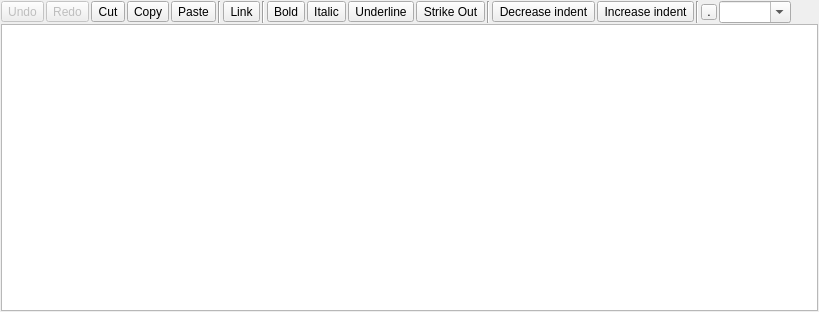
<?xml version="1.0" encoding="UTF-8"?> <ui version="4.0">
 <class>MRichTextEdit</class>
 <widget class="QWidget" name="MRichTextEdit">
  <property name="geometry">
   <rect>
    <x>0</x>
    <y>0</y>
    <width>819</width>
    <height>312</height>
   </rect>
  </property>
  <property name="windowTitle">
   <string notr="true"/>
  </property>
  <layout class="QVBoxLayout" name="verticalLayout">
   <property name="spacing">
    <number>1</number>
   </property>
   <property name="leftMargin">
    <number>1</number>
   </property>
   <property name="topMargin">
    <number>1</number>
   </property>
   <property name="rightMargin">
    <number>1</number>
   </property>
   <property name="bottomMargin">
    <number>1</number>
   </property>
   <item>
    <widget class="QWidget" name="f_toolbar" native="true">
     <layout class="QHBoxLayout" name="horizontalLayout">
      <property name="spacing">
       <number>2</number>
      </property>
      <property name="leftMargin">
       <number>0</number>
      </property>
      <property name="topMargin">
       <number>0</number>
      </property>
      <property name="rightMargin">
       <number>0</number>
      </property>
      <property name="bottomMargin">
       <number>0</number>
      </property>
      <item>
       <widget class="QToolButton" name="f_undo">
        <property name="enabled">
         <bool>false</bool>
        </property>
        <property name="focusPolicy">
         <enum>Qt::ClickFocus</enum>
        </property>
        <property name="toolTip">
         <string>Undo (CTRL+Z)</string>
        </property>
        <property name="text">
         <string>Undo</string>
        </property>
        <property name="icon">
         <iconset theme="edit-undo">
          <normaloff/>
         </iconset>
        </property>
        <property name="iconSize">
         <size>
          <width>16</width>
          <height>16</height>
         </size>
        </property>
       </widget>
      </item>
      <item>
       <widget class="QToolButton" name="f_redo">
        <property name="enabled">
         <bool>false</bool>
        </property>
        <property name="focusPolicy">
         <enum>Qt::ClickFocus</enum>
        </property>
        <property name="toolTip">
         <string>Redo</string>
        </property>
        <property name="text">
         <string>Redo</string>
        </property>
        <property name="icon">
         <iconset theme="edit-redo">
          <normaloff/>
         </iconset>
        </property>
        <property name="iconSize">
         <size>
          <width>16</width>
          <height>16</height>
         </size>
        </property>
       </widget>
      </item>
      <item>
       <widget class="QToolButton" name="f_cut">
        <property name="focusPolicy">
         <enum>Qt::ClickFocus</enum>
        </property>
        <property name="toolTip">
         <string>Cut (CTRL+X)</string>
        </property>
        <property name="text">
         <string>Cut</string>
        </property>
        <property name="icon">
         <iconset theme="edit-cut">
          <normaloff/>
         </iconset>
        </property>
        <property name="iconSize">
         <size>
          <width>16</width>
          <height>16</height>
         </size>
        </property>
       </widget>
      </item>
      <item>
       <widget class="QToolButton" name="f_copy">
        <property name="focusPolicy">
         <enum>Qt::ClickFocus</enum>
        </property>
        <property name="toolTip">
         <string>Copy (CTRL+C)</string>
        </property>
        <property name="text">
         <string>Copy</string>
        </property>
        <property name="icon">
         <iconset theme="edit-copy">
          <normaloff/>
         </iconset>
        </property>
        <property name="iconSize">
         <size>
          <width>16</width>
          <height>16</height>
         </size>
        </property>
       </widget>
      </item>
      <item>
       <widget class="QToolButton" name="f_paste">
        <property name="focusPolicy">
         <enum>Qt::ClickFocus</enum>
        </property>
        <property name="toolTip">
         <string>Paste (CTRL+V)</string>
        </property>
        <property name="text">
         <string>Paste</string>
        </property>
        <property name="icon">
         <iconset theme="edit-paste">
          <normaloff/>
         </iconset>
        </property>
        <property name="iconSize">
         <size>
          <width>16</width>
          <height>16</height>
         </size>
        </property>
       </widget>
      </item>
      <item>
       <widget class="Line" name="line">
        <property name="orientation">
         <enum>Qt::Vertical</enum>
        </property>
       </widget>
      </item>
      <item>
       <widget class="QToolButton" name="f_link">
        <property name="focusPolicy">
         <enum>Qt::ClickFocus</enum>
        </property>
        <property name="toolTip">
         <string>Link (CTRL+L)</string>
        </property>
        <property name="text">
         <string>Link</string>
        </property>
        <property name="icon">
         <iconset theme="applications-internet">
          <normaloff/>
         </iconset>
        </property>
        <property name="iconSize">
         <size>
          <width>16</width>
          <height>16</height>
         </size>
        </property>
        <property name="checkable">
         <bool>true</bool>
        </property>
       </widget>
      </item>
      <item>
       <widget class="Line" name="line_3">
        <property name="orientation">
         <enum>Qt::Vertical</enum>
        </property>
       </widget>
      </item>
      <item>
       <widget class="QToolButton" name="f_bold">
        <property name="focusPolicy">
         <enum>Qt::ClickFocus</enum>
        </property>
        <property name="toolTip">
         <string notr="true">Bold (CTRL+B)</string>
        </property>
        <property name="text">
         <string>Bold</string>
        </property>
        <property name="icon">
         <iconset theme="format-text-bold">
          <normaloff/>
         </iconset>
        </property>
        <property name="iconSize">
         <size>
          <width>16</width>
          <height>16</height>
         </size>
        </property>
        <property name="checkable">
         <bool>true</bool>
        </property>
       </widget>
      </item>
      <item>
       <widget class="QToolButton" name="f_italic">
        <property name="focusPolicy">
         <enum>Qt::ClickFocus</enum>
        </property>
        <property name="toolTip">
         <string>Italic (CTRL+I)</string>
        </property>
        <property name="text">
         <string>Italic</string>
        </property>
        <property name="icon">
         <iconset theme="format-text-italic">
          <normaloff/>
         </iconset>
        </property>
        <property name="iconSize">
         <size>
          <width>16</width>
          <height>16</height>
         </size>
        </property>
        <property name="checkable">
         <bool>true</bool>
        </property>
       </widget>
      </item>
      <item>
       <widget class="QToolButton" name="f_underline">
        <property name="focusPolicy">
         <enum>Qt::ClickFocus</enum>
        </property>
        <property name="toolTip">
         <string>Underline (CTRL+U)</string>
        </property>
        <property name="text">
         <string>Underline</string>
        </property>
        <property name="icon">
         <iconset theme="format-text-underline">
          <normaloff/>
         </iconset>
        </property>
        <property name="iconSize">
         <size>
          <width>16</width>
          <height>16</height>
         </size>
        </property>
        <property name="checkable">
         <bool>true</bool>
        </property>
       </widget>
      </item>
      <item>
       <widget class="QToolButton" name="f_strikeout">
        <property name="text">
         <string>Strike Out</string>
        </property>
        <property name="checkable">
         <bool>true</bool>
        </property>
       </widget>
      </item>
      <item>
       <widget class="Line" name="line_5">
        <property name="orientation">
         <enum>Qt::Vertical</enum>
        </property>
       </widget>
      </item>
      <item>
       <widget class="QToolButton" name="f_indent_dec">
        <property name="focusPolicy">
         <enum>Qt::ClickFocus</enum>
        </property>
        <property name="toolTip">
         <string>Decrease indent (CTRL+,)</string>
        </property>
        <property name="text">
         <string>Decrease indent</string>
        </property>
        <property name="icon">
         <iconset theme="format-indent-less">
          <normaloff/>
         </iconset>
        </property>
        <property name="iconSize">
         <size>
          <width>16</width>
          <height>16</height>
         </size>
        </property>
       </widget>
      </item>
      <item>
       <widget class="QToolButton" name="f_indent_inc">
        <property name="focusPolicy">
         <enum>Qt::ClickFocus</enum>
        </property>
        <property name="toolTip">
         <string>Increase indent (CTRL+.)</string>
        </property>
        <property name="text">
         <string>Increase indent</string>
        </property>
        <property name="icon">
         <iconset theme="format-indent-more">
          <normaloff/>
         </iconset>
        </property>
        <property name="iconSize">
         <size>
          <width>16</width>
          <height>16</height>
         </size>
        </property>
       </widget>
      </item>
      <item>
       <widget class="Line" name="line_2">
        <property name="orientation">
         <enum>Qt::Vertical</enum>
        </property>
       </widget>
      </item>
      <item>
       <widget class="QToolButton" name="f_bgcolor">
        <property name="minimumSize">
         <size>
          <width>16</width>
          <height>16</height>
         </size>
        </property>
        <property name="maximumSize">
         <size>
          <width>16</width>
          <height>16</height>
         </size>
        </property>
        <property name="focusPolicy">
         <enum>Qt::ClickFocus</enum>
        </property>
        <property name="toolTip">
         <string>Text background color</string>
        </property>
        <property name="text">
         <string>.</string>
        </property>
        <property name="iconSize">
         <size>
          <width>16</width>
          <height>16</height>
         </size>
        </property>
       </widget>
      </item>
      <item>
       <widget class="QComboBox" name="f_fontsize">
        <property name="focusPolicy">
         <enum>Qt::ClickFocus</enum>
        </property>
        <property name="toolTip">
         <string>Font size</string>
        </property>
        <property name="editable">
         <bool>true</bool>
        </property>
       </widget>
      </item>
      <item>
       <spacer name="horizontalSpacer">
        <property name="orientation">
         <enum>Qt::Horizontal</enum>
        </property>
        <property name="sizeHint" stdset="0">
         <size>
          <width>40</width>
          <height>20</height>
         </size>
        </property>
       </spacer>
      </item>
     </layout>
     <zorder>f_paragraph</zorder>
     <zorder>line_4</zorder>
     <zorder>f_undo</zorder>
     <zorder>f_redo</zorder>
     <zorder>f_cut</zorder>
     <zorder>f_copy</zorder>
     <zorder>f_paste</zorder>
     <zorder>line</zorder>
     <zorder>f_link</zorder>
     <zorder>line_3</zorder>
     <zorder>f_italic</zorder>
     <zorder>f_underline</zorder>
     <zorder>line_2</zorder>
     <zorder>f_fontsize</zorder>
     <zorder>line_5</zorder>
     <zorder>f_list_bullet</zorder>
     <zorder>f_list_ordered</zorder>
     <zorder>f_indent_dec</zorder>
     <zorder>f_indent_inc</zorder>
     <zorder>f_bold</zorder>
     <zorder>f_bgcolor</zorder>
     <zorder>f_strikeout</zorder>
     <zorder>line_6</zorder>
    </widget>
   </item>
   <item>
    <widget class="QTextEdit" name="f_textedit">
     <property name="autoFormatting">
      <set>QTextEdit::AutoNone</set>
     </property>
     <property name="tabChangesFocus">
      <bool>true</bool>
     </property>
    </widget>
   </item>
  </layout>
 </widget>
 <resources/>
 <connections/>
</ui>
